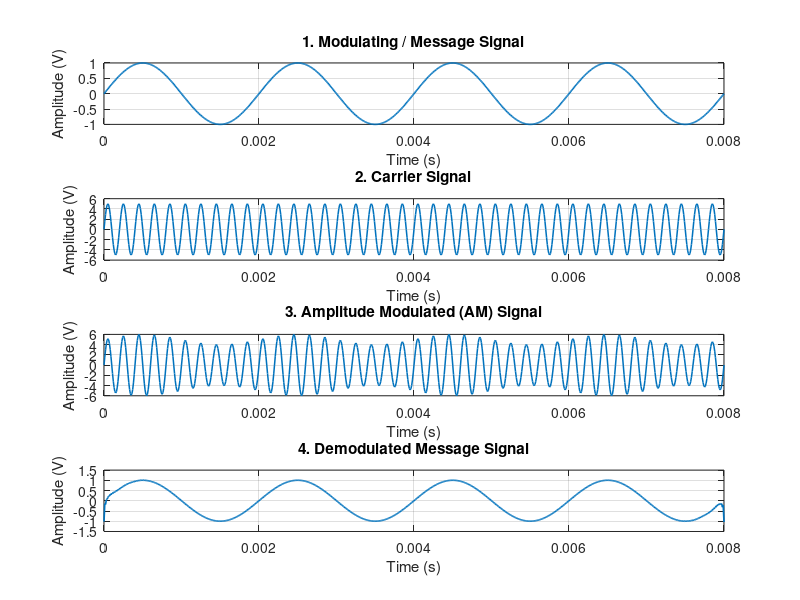

MATLAB code for this plot:
%% EXP 2 - Objective 1: AM Signal Generation & Demodulation
clc;
clear;
close all;

% Parameters
Am = 1;                 % Modulating signal amplitude (V)
fm = 500;               % Modulating frequency (Hz)
Ac = 5;                 % Carrier amplitude (V)
fc = 5000;              % Carrier frequency (Hz)
fs = 20 * fc;           % Sampling frequency (Hz)
t = 0:1/fs:4/fm;        % Time vector (4 cycles of message)

% Signal Generation
m = Am * sin(2 * pi * fm * t);             % Modulating signal
c = Ac * sin(2 * pi * fc * t);             % Carrier signal
mu = Am / Ac;                              % Modulation index (mu = 0.2)
am = Ac * (1 + mu * sin(2 * pi * fm * t)) .* sin(2 * pi * fc * t); % AM signal

% Envelope Detection
dem = abs(hilbert(am));
dem = dem - mean(dem);                     % Remove DC component

% Plotting
figure('Name', 'Objective 1: AM Generation and Demodulation', 'NumberTitle', 'off');

subplot(4,1,1);
plot(t, m, 'LineWidth', 1.2);
title('1. Modulating / Message Signal');
xlabel('Time (s)'); ylabel('Amplitude (V)');
grid on;

subplot(4,1,2);
plot(t, c, 'LineWidth', 1.1);
title('2. Carrier Signal');
xlabel('Time (s)'); ylabel('Amplitude (V)');
grid on;

subplot(4,1,3);
plot(t, am, 'LineWidth', 1.1);
title('3. Amplitude Modulated (AM) Signal');
xlabel('Time (s)'); ylabel('Amplitude (V)');
grid on;

subplot(4,1,4);
plot(t, dem, 'LineWidth', 1.2);
title('4. Demodulated Message Signal');
xlabel('Time (s)'); ylabel('Amplitude (V)');
grid on;
